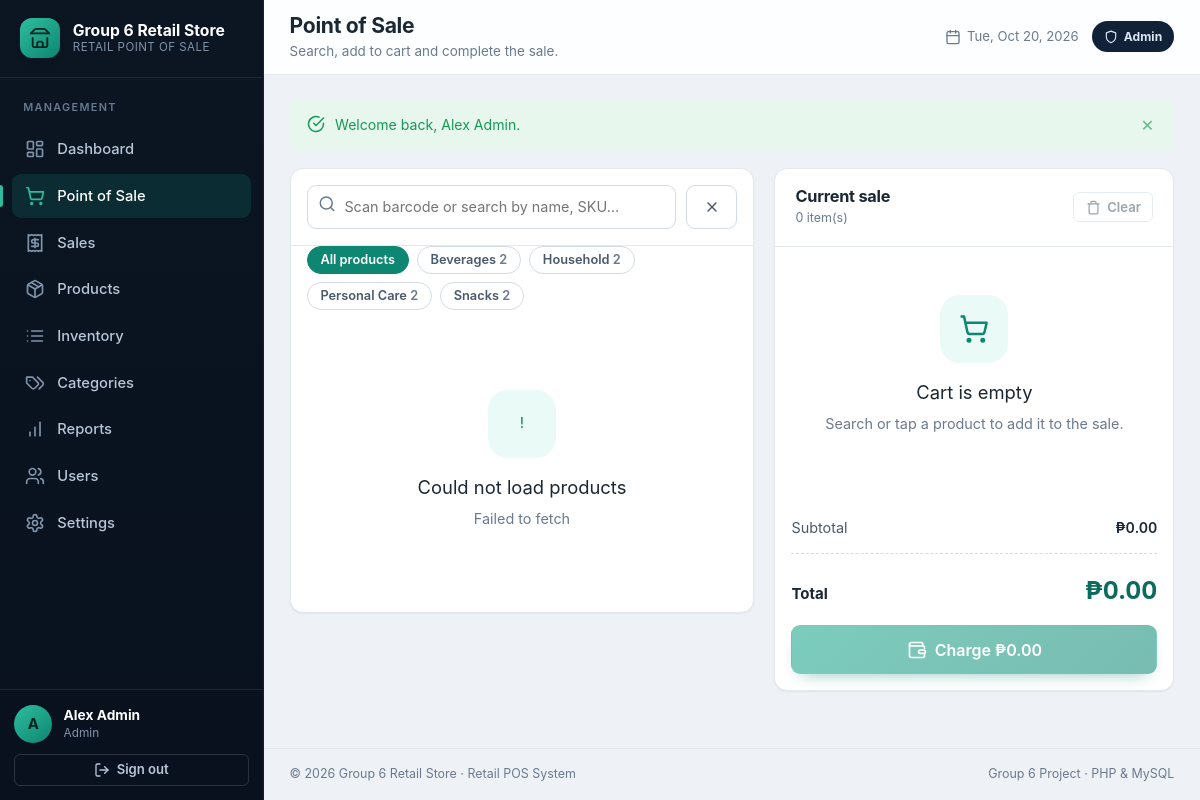
/cashier/pos.php (signed in), run on the app's committed database.
### tables this page shows
CREATE TABLE `users` (
  `id`            BIGINT UNSIGNED NOT NULL AUTO_INCREMENT,
  `name`          VARCHAR(100)    NOT NULL,
  `username`      VARCHAR(50)     NOT NULL,
  `email`         VARCHAR(150)    DEFAULT NULL,
  `password_hash` VARCHAR(255)    NOT NULL COMMENT 'password_hash() / bcrypt output',
  `role`          ENUM('admin','cashier') NOT NULL DEFAULT 'cashier',
  `status`        TINYINT(1)      NOT NULL DEFAULT 1 COMMENT '1 = active, 0 = inactive',
  `last_login_at` DATETIME        DEFAULT NULL,
  `created_at`    TIMESTAMP       NOT NULL DEFAULT CURRENT_TIMESTAMP,
  `updated_at`    TIMESTAMP       NOT NULL DEFAULT CURRENT_TIMESTAMP ON UPDATE CURRENT_TIMESTAMP,
  PRIMARY KEY (`id`),
  UNIQUE KEY `uq_users_username` (`username`),
  UNIQUE KEY `uq_users_email` (`email`),
  KEY `idx_users_role_status` (`role`, `status`)
);

CREATE TABLE `categories` (
  `id`          INT UNSIGNED  NOT NULL AUTO_INCREMENT,
  `name`        VARCHAR(100)  NOT NULL,
  `description` VARCHAR(255)  DEFAULT NULL,
  `status`      TINYINT(1)    NOT NULL DEFAULT 1 COMMENT '1 = active, 0 = inactive',
  `created_at`  TIMESTAMP     NOT NULL DEFAULT CURRENT_TIMESTAMP,
  `updated_at`  TIMESTAMP     NOT NULL DEFAULT CURRENT_TIMESTAMP ON UPDATE CURRENT_TIMESTAMP,
  PRIMARY KEY (`id`),
  UNIQUE KEY `uq_categories_name` (`name`)
);

### includes/functions.php (called while the page is built, shortened)
<?php
function e($value): string
{
    return htmlspecialchars((string) ($value ?? ''), ENT_QUOTES | ENT_SUBSTITUTE, 'UTF-8');
}
function url(string $path = ''): string
{
    $path = ltrim($path, '/');
    return APP_BASE . ($path === '' ? '' : '/' . $path);
}
function asset(string $path): string
{
    return url('assets/' . ltrim($path, '/'));
}
function money($amount): string
{
    return setting('currency_symbol', 'P') . number_format((float) $amount, 2);
}

### includes/settings.php (called while the page is built, shortened)
<?php
function settings(): array
{
    if (isset($GLOBALS['__settings_cache'])) {
        return $GLOBALS['__settings_cache'];
    }
    $cache = [];
    try {
        foreach (db()->query('SELECT setting_key, setting_value FROM settings') as $row) {
            $cache[$row['setting_key']] = $row['setting_value'];
        }
    } catch (PDOException $e) {
        error_log('Unable to load settings: ' . $e->getMessage());
        $cache = [];
    }
    return $cache;
}
function setting(string $key, $default = null)
{
    $all = settings();
    return array_key_exists($key, $all) && $all[$key] !== null && $all[$key] !== ''
        ? $all[$key]
        : $default;
}

### includes/auth.php (called while the page is built, shortened)
<?php
function current_user(): ?array
{
    static $user = null;
    static $resolved = false;
    if ($resolved) {
        return $user;
    }
    $resolved = true;
    $id = $_SESSION['user_id'] ?? null;
    $stmt = db()->prepare('SELECT * FROM users WHERE id = ? LIMIT 1');
    $stmt->execute([$id]);
    $row = $stmt->fetch();
    return $user = $row;
}
function require_login(): array
{
    $user = current_user();
    return $user;
}

### config/database.php (called while the page is built, shortened)
<?php
function db(): PDO
{
    static $pdo = null;
    if ($pdo instanceof PDO) {
        return $pdo;
    }
    $dsn = sprintf(
        'mysql:host=%s;port=%s;dbname=%s;charset=%s',
        DB_HOST,
        DB_PORT,
        DB_NAME,
        DB_CHARSET
    );
    try {
        $pdo = new PDO($dsn, DB_USER, DB_PASS, [
            PDO::ATTR_ERRMODE            => PDO::ERRMODE_EXCEPTION,
            PDO::ATTR_DEFAULT_FETCH_MODE => PDO::FETCH_ASSOC,
            PDO::ATTR_EMULATE_PREPARES   => false,
        ]);
    } catch (PDOException $e) {
        error_log('Database connection failed: ' . $e->getMessage());
        http_response_code(500);
        if (APP_DEBUG) {
            exit('Database connection failed: ' . $e->getMessage());
        }
        exit('Database connection failed. Please check your configuration.');
    }
    return $pdo;
}

### cashier/pos.php (the view, shortened to what this page needs)
<?php
$user    = require_login();
$pdo     = db();
$categories = $pdo->query(
    'SELECT c.id, c.name, COUNT(p.id) AS product_count
     FROM categories c
     LEFT JOIN products p ON p.category_id = c.id AND p.status = 1
     WHERE c.status = 1
     GROUP BY c.id, c.name
     ORDER BY c.name'
)->fetchAll();
$_page_title    = 'Point of Sale';
$_page_subtitle = 'Search, add to cart and complete the sale.';
$_active_nav    = 'pos';
$_body_class    = 'pos-page';
$_page_styles   = ['css/pos.css', 'css/receipt.css'];
require __DIR__ . '/../includes/header.php';
?>
<div class="pos">
    <section class="pos-panel">
        <div class="pos-search">
            <div class="search-box">
                <span class="search-box__icon"><?= icon('search', 'icon', 18) ?></span>
                <input class="input" type="search" id="productSearch" placeholder="Scan barcode or search by name, SKU…" autocomplete="off" autofocus aria-label="Search products">
            </div>
            <button class="btn btn--ghost" type="button" id="searchClear" aria-label="Clear search"><?= icon('x', 'icon', 16) ?></button>
        </div>
        <div class="pos-filters" id="posFilters" role="group" aria-label="Filter by category">
            <button type="button" class="chip is-active" data-category="0">All products</button>
            <?php foreach ($categories as $c): ?>
                <button type="button" class="chip" data-category="<?= (int) $c['id'] ?>">
                    <?= e($c['name']) ?> <span class="text-muted"><?= (int) $c['product_count'] ?></span>
                </button>
            <?php endforeach; ?>
        </div>
        <div class="product-grid" id="productGrid" aria-live="polite">
        </div>
    </section>
    <aside class="pos-panel cart-panel" aria-label="Shopping cart">
        <div class="card__header">
            <div class="card__title-group">
                <h2>Current sale</h2>
                <small><span id="cartCount">0</span> item(s)</small>
            </div>
            <div class="card__actions">
                <button class="btn btn--ghost btn--sm" type="button" id="clearCart" disabled><?= icon('trash', 'icon', 15) ?> Clear</button>
            </div>
        </div>
        <div class="cart-list" id="cartList">
            <div class="state">
                <div class="state__icon"><?= icon('cart', 'icon', 30) ?></div>
                <p class="state__title">Cart is empty</p>
                <p class="state__text">Search or tap a product to add it to the sale.</p>
            </div>
        </div>
        <div class="totals" aria-live="polite">
            <div class="totals__row"><span>Subtotal</span><span id="totalSubtotal"><?= e(money(0)) ?></span></div>
            <hr class="totals__rule">
            <div class="totals__grand"><span>Total</span><span id="totalGrand"><?= e(money(0)) ?></span></div>
        </div>
        <div class="pos-actions">
            <button class="btn btn--primary btn--lg btn--block" type="button" id="checkoutBtn" disabled>
                <?= icon('wallet', 'icon', 20) ?> <span id="checkoutLabel">Charge <?= e(money(0)) ?></span>
            </button>
        </div>
    </aside>
</div>
<?php require __DIR__ . '/../includes/footer.php'; ?>

### includes/header.php (shortened to what this page needs)
<?php
$__user     = current_user();
$__title    = $_page_title ?? 'Dashboard';
$__subtitle = $_page_subtitle ?? '';
$__active   = $_active_nav ?? '';
$__body     = $_body_class ?? '';
$__store    = setting('store_name', 'Group 6 Retail');
$__nav = [];
if ($__user && $__user['role'] === 'admin') {
    $__nav = [
        ['key' => 'dashboard', 'label' => 'Dashboard',  'href' => 'admin/dashboard.php', 'icon' => 'dashboard'],
        ['key' => 'pos',       'label' => 'Point of Sale', 'href' => 'cashier/pos.php', 'icon' => 'cart'],
        ['key' => 'sales',     'label' => 'Sales',      'href' => 'admin/sales.php', 'icon' => 'receipt'],
        ['key' => 'products',  'label' => 'Products',   'href' => 'admin/products.php', 'icon' => 'package'],
        ['key' => 'inventory', 'label' => 'Inventory',  'href' => 'admin/inventory.php', 'icon' => 'list'],
        ['key' => 'categories','label' => 'Categories', 'href' => 'admin/categories.php', 'icon' => 'tags'],
        ['key' => 'reports',   'label' => 'Reports',    'href' => 'admin/reports.php', 'icon' => 'chart'],
        ['key' => 'users',     'label' => 'Users',      'href' => 'admin/users.php', 'icon' => 'users'],
        ['key' => 'settings',  'label' => 'Settings',   'href' => 'admin/settings.php', 'icon' => 'settings'],
    ];
} elseif ($__user) {
    $__nav = [
        ['key' => 'pos',   'label' => 'Point of Sale', 'href' => 'cashier/pos.php', 'icon' => 'cart'],
        ['key' => 'sales', 'label' => 'My Sales',      'href' => 'admin/sales.php', 'icon' => 'receipt'],
    ];
}
?>
<!DOCTYPE html>
<html lang="en">
<head>
    <link rel="stylesheet" href="<?= e(asset('css/style.css')) ?>">
    <?php foreach (($_page_styles ?? []) as $__stylesheet): ?>
        <link rel="stylesheet" href="<?= e(asset($__stylesheet)) ?>">
    <?php endforeach; ?>
</head>
<body class="<?= e($__body) ?>">
<div class="app-shell" id="appShell">
    <?php require __DIR__ . '/sidebar.php'; ?>
    <div class="app-main">
        <header class="topbar">
            <div class="topbar__heading">
                <h1 class="topbar__title"><?= e($__title) ?></h1>
                <?php if ($__subtitle !== ''): ?>
                    <p class="topbar__subtitle"><?= e($__subtitle) ?></p>
                <?php endif; ?>
            </div>
            <div class="topbar__actions">
                <span class="topbar__date"><?= icon('calendar', 'icon', 16) ?> <span><?= e(date('D, M j, Y')) ?></span></span>
                <span class="role-badge role-badge--<?= e($__user['role'] ?? 'cashier') ?>">
                    <?= icon($__user && $__user['role'] === 'admin' ? 'shield' : 'user', 'icon', 14) ?>
                    <?= e(ucfirst($__user['role'] ?? '')) ?>
                </span>
            </div>
        </header>
        <main class="content" id="main-content">

### includes/sidebar.php (shortened to what this page needs)
<aside class="sidebar" id="sidebar">
    <div class="sidebar__brand">
        <span class="brand__mark"><?= icon('store', 'icon', 22) ?></span>
        <span class="brand__text">
            <strong><?= e($__store) ?></strong>
            <small>Retail Point of Sale</small>
        </span>
    </div>
    <nav class="sidebar__nav" aria-label="Main navigation">
        <p class="sidebar__section-label"><?= $__user && $__user['role'] === 'admin' ? 'Management' : 'Workspace' ?></p>
        <?php foreach ($__nav as $item): ?>
            <a class="nav-item<?= $__active === $item['key'] ? ' is-active' : '' ?>"
               href="<?= e(url($item['href'])) ?>"
               <?= $__active === $item['key'] ? 'aria-current="page"' : '' ?>>
                <?= icon($item['icon'], 'nav-item__icon', 20) ?>
                <span><?= e($item['label']) ?></span>
            </a>
        <?php endforeach; ?>
    </nav>
    <div class="sidebar__footer">
        <div class="sidebar__user">
            <span class="avatar"><?= e(strtoupper(substr($__user['name'] ?? 'U', 0, 1))) ?></span>
            <span class="sidebar__user-info">
                <strong><?= e($__user['name'] ?? '') ?></strong>
                <small><?= e(ucfirst($__user['role'] ?? '')) ?></small>
            </span>
        </div>
        <form method="post" action="<?= e(url('logout.php')) ?>">
            <button type="submit" class="btn btn--ghost btn--block btn--sm">
                <?= icon('logout', 'icon', 16) ?> Sign out
            </button>
        </form>
    </div>
</aside>

### assets/css/pos.css (style rules this page uses)
.pos { display: grid; grid-template-columns: minmax(0, 1fr) 400px; gap: 1.25rem; align-items: start; }
.pos-panel { background: var(--surface); border: 1px solid var(--line); border-radius: var(--r); box-shadow: var(--shadow-xs); display: flex; flex-direction: column; }
.pos-search { padding: 1rem; border-bottom: 1px solid var(--line); display: flex; gap: .6rem; flex-wrap: wrap; }
.pos-search .search-box { min-width: 240px; }
.pos-filters { padding: 0 1rem 1rem; display: flex; gap: .5rem; flex-wrap: wrap; }
.chip { border: 1px solid var(--line-strong); background: var(--surface); color: var(--ink-soft); padding: .34rem .8rem; border-radius: var(--r-full); font-size: .8rem; font-weight: 600; cursor: pointer; transition: all var(--dur) var(--ease); }
.chip.is-active { background: var(--accent-600); border-color: var(--accent-600); color: #fff; }
.product-grid { display: grid; grid-template-columns: repeat(auto-fill, minmax(180px, 1fr)); gap: .85rem; padding: 1rem; overflow-y: auto; max-height: calc(100vh - 300px); }
.cart-panel { position: sticky; top: calc(var(--topbar-h) + 1rem); }
.cart-list { overflow-y: auto; max-height: calc(100vh - 430px); min-height: 140px; }
.pos-actions { padding: 0 1rem 1rem; display: grid; gap: .55rem; }

### data on the page
users: name "A", name "Alex Admin", role "Admin"
categories: name "Beverages", product_count "2"
categories: name "Household", product_count "2"
categories: name "Personal Care", product_count "2"
categories: name "Snacks", product_count "2"

### other printed values
$__store "Group 6 Retail Store"
$item['label'] "Dashboard"
$item['label'] "Point of Sale"
$item['label'] "Sales"
$item['label'] "Products"
$item['label'] "Inventory"
$item['label'] "Categories"
$item['label'] "Reports"
$item['label'] "Users"
$item['label'] "Settings"
$__title "Point of Sale"
$__subtitle "Search, add to cart and complete the sale."
$f['message'] "Welcome back, Alex Admin."
money(0) "₱0.00"
setting('store_name', 'Group 6 Retail') "Group 6 Retail Store"
